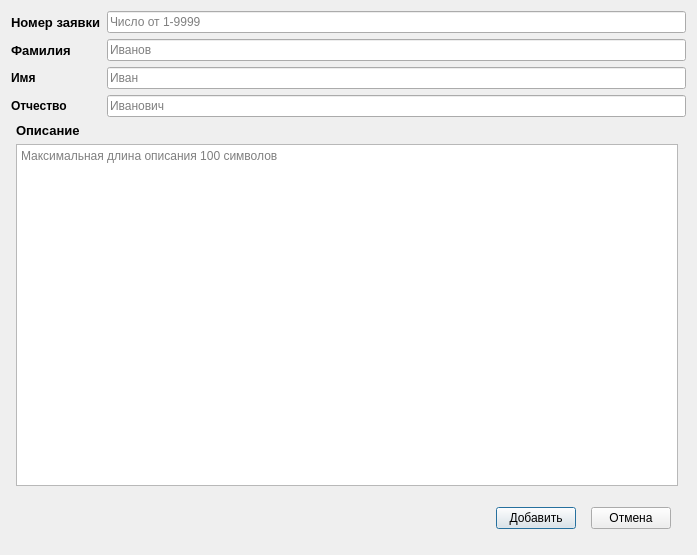
<?xml version="1.0" encoding="UTF-8"?>
<ui version="4.0">
 <class>InputReportDialog</class>
 <widget class="QDialog" name="InputReportDialog">
  <property name="geometry">
   <rect>
    <x>0</x>
    <y>0</y>
    <width>697</width>
    <height>555</height>
   </rect>
  </property>
  <property name="windowTitle">
   <string>Dialog</string>
  </property>
  <property name="styleSheet">
   <string notr="true"/>
  </property>
  <layout class="QVBoxLayout" name="verticalLayout_5">
   <item>
    <layout class="QVBoxLayout" name="verticalLayout_4">
     <item>
      <layout class="QHBoxLayout" name="horizontalLayout">
       <item>
        <layout class="QVBoxLayout" name="verticalLayout_3">
         <item>
          <widget class="QLabel" name="label">
           <property name="font">
            <font>
             <pointsize>10</pointsize>
             <bold>true</bold>
            </font>
           </property>
           <property name="text">
            <string>Номер заявки</string>
           </property>
          </widget>
         </item>
         <item>
          <widget class="QLabel" name="label_2">
           <property name="font">
            <font>
             <pointsize>10</pointsize>
             <bold>true</bold>
            </font>
           </property>
           <property name="text">
            <string>Фамилия</string>
           </property>
          </widget>
         </item>
         <item>
          <widget class="QLabel" name="label_3">
           <property name="font">
            <font>
             <bold>true</bold>
            </font>
           </property>
           <property name="text">
            <string>Имя</string>
           </property>
          </widget>
         </item>
         <item>
          <widget class="QLabel" name="label_4">
           <property name="font">
            <font>
             <bold>true</bold>
            </font>
           </property>
           <property name="text">
            <string>Отчество</string>
           </property>
          </widget>
         </item>
        </layout>
       </item>
       <item>
        <layout class="QVBoxLayout" name="verticalLayout">
         <item>
          <widget class="QLineEdit" name="NumberReportEditLine">
           <property name="placeholderText">
            <string comment="1-1000">Число от 1-9999</string>
           </property>
          </widget>
         </item>
         <item>
          <widget class="QLineEdit" name="SurnameEditLine">
           <property name="placeholderText">
            <string comment="Иванов">Иванов</string>
           </property>
           <property name="clearButtonEnabled">
            <bool>false</bool>
           </property>
          </widget>
         </item>
         <item>
          <widget class="QLineEdit" name="NameEditLine">
           <property name="placeholderText">
            <string comment="Иван">Иван</string>
           </property>
          </widget>
         </item>
         <item>
          <widget class="QLineEdit" name="PatronymicEditLine">
           <property name="placeholderText">
            <string>Иванович</string>
           </property>
          </widget>
         </item>
        </layout>
       </item>
      </layout>
     </item>
     <item>
      <layout class="QVBoxLayout" name="verticalLayout_2">
       <property name="leftMargin">
        <number>5</number>
       </property>
       <property name="rightMargin">
        <number>8</number>
       </property>
       <item>
        <widget class="QLabel" name="label_5">
         <property name="font">
          <font>
           <pointsize>10</pointsize>
           <bold>true</bold>
          </font>
         </property>
         <property name="text">
          <string>Описание</string>
         </property>
        </widget>
       </item>
       <item>
        <widget class="QTextEdit" name="DescriptionTextEdit">
         <property name="placeholderText">
          <string>Максимальная длина описания 100 символов</string>
         </property>
        </widget>
       </item>
      </layout>
     </item>
     <item>
      <layout class="QHBoxLayout" name="horizontalLayout_5">
       <property name="spacing">
        <number>15</number>
       </property>
       <property name="leftMargin">
        <number>15</number>
       </property>
       <property name="topMargin">
        <number>15</number>
       </property>
       <property name="rightMargin">
        <number>15</number>
       </property>
       <property name="bottomMargin">
        <number>15</number>
       </property>
       <item>
        <spacer name="horizontalSpacer">
         <property name="orientation">
          <enum>Qt::Orientation::Horizontal</enum>
         </property>
         <property name="sizeHint" stdset="0">
          <size>
           <width>40</width>
           <height>20</height>
          </size>
         </property>
        </spacer>
       </item>
       <item>
        <widget class="QPushButton" name="AddReportButton">
         <property name="text">
          <string>Добавить</string>
         </property>
        </widget>
       </item>
       <item>
        <widget class="QPushButton" name="CanelButton">
         <property name="text">
          <string>Отмена</string>
         </property>
        </widget>
       </item>
      </layout>
     </item>
    </layout>
   </item>
  </layout>
 </widget>
 <resources/>
 <connections/>
</ui>
